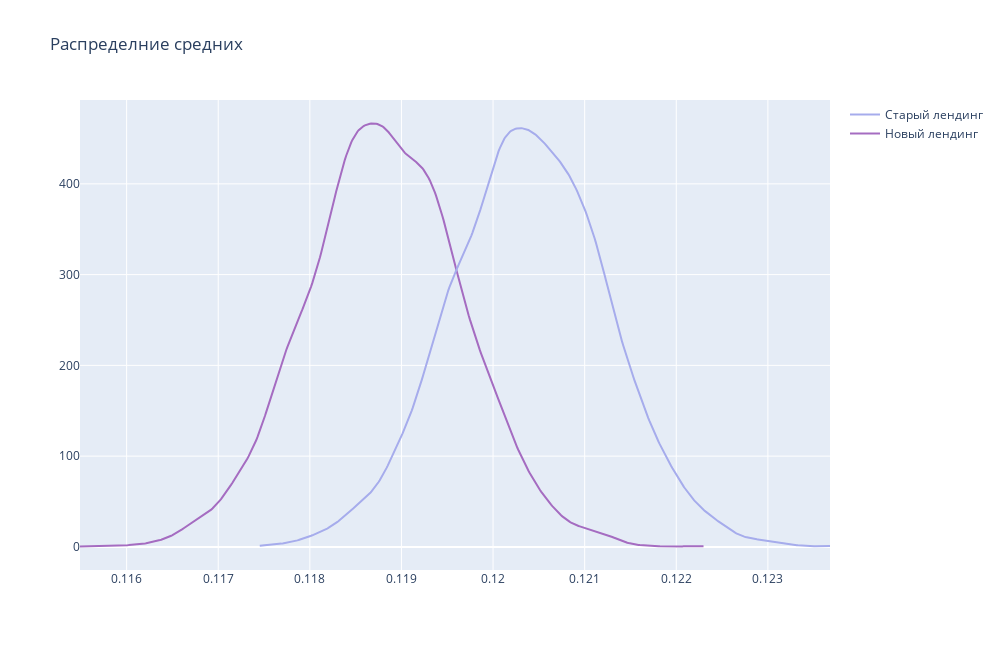

This figure's notebook cell:
### Code cell
hist_data = [boot_1d.new_page, boot_1d.old_page]

group_labels = ['Новый лендинг', 'Старый лендинг']
colors = ['#A56CC1', '#A6ACEC']

fig = ff.create_distplot(hist_data, group_labels, colors=colors, show_hist=False, bin_size=.01, show_rug=False)

fig.update_layout(height=650, width=1000, title_text='Распределние средних')
fig.show()

display(Image(filename='img/avg_distribution.png', width=800))

### Figure 1 — Plotly figure (JSON) as saved in the notebook; plotly's stock layout.template omitted (floating-point values rounded to 4 significant figures; data arrays with more than 128 entries replaced by an {"elided": "..."} marker saying what was removed)
{"data": [{"legendgroup": "Новый лендинг", "marker": {"color": "#A56CC1"}, "mode": "lines", "name": "Новый лендинг", "showlegend": true, "type": "scatter", "x": {"elided": "500 float values"}, "xaxis": "x", "y": {"elided": "500 float values"}, "yaxis": "y"}, {"legendgroup": "Старый лендинг", "marker": {"color": "#A6ACEC"}, "mode": "lines", "name": "Старый лендинг", "showlegend": true, "type": "scatter", "x": {"elided": "500 float values"}, "xaxis": "x", "y": {"elided": "500 float values"}, "yaxis": "y"}], "layout": {"barmode": "overlay", "height": 650, "hovermode": "closest", "legend": {"traceorder": "reversed"}, "title": {"text": "Распределние средних"}, "width": 1000, "xaxis": {"anchor": "y2", "domain": [0, 1], "zeroline": false}, "yaxis": {"anchor": "free", "domain": [0, 1], "position": 0}}}
